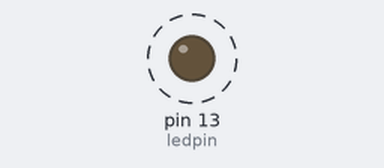
This sketch was run on a simulated Arduino Uno, built with avr-gcc and run on an emulated ATmega328P. Parts: output pins drawn as LEDs (lit = HIGH). Dashed ring = blinking. What the sketch prints to the serial monitor is not drawn.

Above: at 0.5 s.
Timing chart, 0 to 4.6 s (numbered marks = the images above):
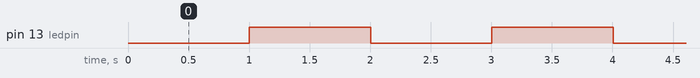

Measured:
- by itself, pin 13 (ledpin): alternates HIGH for 1.0 s and LOW for 1.0 s

The sketch:

bluetoothmodulereadnwrite_with_serial.ino
```cpp
// physical cnonnection:
// D11 arduino  -  Rx of HC05
// D10 arduino  -  Tx of HC05


int ledpin=13;                     // led on D13 will show blink on / off
long previousMillis = 0;           // will store last time LED was updated

long interval = 1000;           // interval at which to blink (milliseconds)
int ledState = LOW;             // ledState used to set the LED
long Counter=0;                 // counter will increase every 1 second

void setup() {
  Serial.begin(9600);
  Serial.println("Bluetooth On please wait....");
  pinMode(ledpin,OUTPUT);
}

void loop() {

  unsigned long currentMillis = millis();

  if(currentMillis - previousMillis > interval) {
    // save the last time you blinked the LED
    previousMillis = currentMillis;
    Counter+=1;

    Serial.println(Counter);

    // if the LED is off turn it on and vice-versa:
    if (ledState == LOW)
      ledState = HIGH;
    else
      ledState = LOW;

    // set the LED with the ledState of the variable:
    digitalWrite(ledpin, ledState);
  }
}
```
